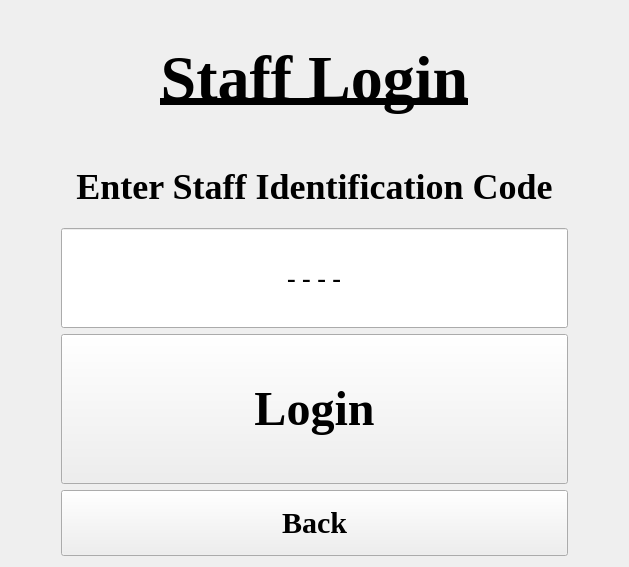
      <widget class="QWidget" name="staff_login_page">
       <layout class="QGridLayout" name="gridLayout_14">
        <item row="0" column="0">
         <layout class="QVBoxLayout" name="verticalLayout_5">
          <property name="leftMargin">
           <number>50</number>
          </property>
          <property name="rightMargin">
           <number>50</number>
          </property>
          <item>
           <widget class="QLabel" name="staffLoginLabel">
            <property name="font">
             <font>
              <family>Times New Roman</family>
              <pointsize>-1</pointsize>
              <bold>true</bold>
              <underline>true</underline>
             </font>
            </property>
            <property name="styleSheet">
             <string notr="true">QLabel {
    font-size: 64px;
    font-weight: bold;
    padding: 15px;
}</string>
            </property>
            <property name="text">
             <string>Staff Login</string>
            </property>
            <property name="alignment">
             <set>Qt::AlignmentFlag::AlignHCenter|Qt::AlignmentFlag::AlignTop</set>
            </property>
           </widget>
          </item>
          <item>
           <spacer name="verticalSpacer_7">
            <property name="orientation">
             <enum>Qt::Orientation::Vertical</enum>
            </property>
            <property name="sizeType">
             <enum>QSizePolicy::Policy::Minimum</enum>
            </property>
            <property name="sizeHint" stdset="0">
             <size>
              <width>20</width>
              <height>0</height>
             </size>
            </property>
           </spacer>
          </item>
          <item>
           <widget class="QLabel" name="label_3">
            <property name="font">
             <font>
              <family>Times New Roman</family>
              <pointsize>-1</pointsize>
              <bold>true</bold>
             </font>
            </property>
            <property name="styleSheet">
             <string notr="true">QLabel {
    font-size: 36px;
    font-weight: bold;
    padding: 15px;
}</string>
            </property>
            <property name="text">
             <string>Enter Staff Identification Code</string>
            </property>
            <property name="alignment">
             <set>Qt::AlignmentFlag::AlignCenter</set>
            </property>
           </widget>
          </item>
          <item>
           <widget class="QLineEdit" name="staffCodeInput">
            <property name="minimumSize">
             <size>
              <width>100</width>
              <height>100</height>
             </size>
            </property>
            <property name="baseSize">
             <size>
              <width>100</width>
              <height>100</height>
             </size>
            </property>
            <property name="font">
             <font>
              <family>Times New Roman</family>
              <pointsize>-1</pointsize>
              <bold>true</bold>
             </font>
            </property>
            <property name="styleSheet">
             <string notr="true">QLineEdit {
    font-size: 26px;
    font-weight: bold;
    padding: 10px;
}</string>
            </property>
            <property name="text">
             <string>- - - -</string>
            </property>
            <property name="alignment">
             <set>Qt::AlignmentFlag::AlignCenter</set>
            </property>
           </widget>
          </item>
          <item>
           <spacer name="verticalSpacer_8">
            <property name="orientation">
             <enum>Qt::Orientation::Vertical</enum>
            </property>
            <property name="sizeType">
             <enum>QSizePolicy::Policy::Minimum</enum>
            </property>
            <property name="sizeHint" stdset="0">
             <size>
              <width>20</width>
              <height>0</height>
             </size>
            </property>
           </spacer>
          </item>
          <item>
           <widget class="QPushButton" name="continueToStaffPageButton">
            <property name="minimumSize">
             <size>
              <width>150</width>
              <height>150</height>
             </size>
            </property>
            <property name="baseSize">
             <size>
              <width>0</width>
              <height>0</height>
             </size>
            </property>
            <property name="font">
             <font>
              <family>Times New Roman</family>
              <pointsize>-1</pointsize>
              <bold>true</bold>
             </font>
            </property>
            <property name="styleSheet">
             <string notr="true">QPushButton {
    font-size: 48px;
    font-weight: bold;
    padding: 10px;
}</string>
            </property>
            <property name="text">
             <string>Login</string>
            </property>
           </widget>
          </item>
          <item>
           <spacer name="verticalSpacer_10">
            <property name="orientation">
             <enum>Qt::Orientation::Vertical</enum>
            </property>
            <property name="sizeType">
             <enum>QSizePolicy::Policy::Minimum</enum>
            </property>
            <property name="sizeHint" stdset="0">
             <size>
              <width>20</width>
              <height>0</height>
             </size>
            </property>
           </spacer>
          </item>
          <item>
           <widget class="QPushButton" name="backFromStaffLoginButton">
            <property name="minimumSize">
             <size>
              <width>50</width>
              <height>50</height>
             </size>
            </property>
            <property name="font">
             <font>
              <family>Times New Roman</family>
              <pointsize>-1</pointsize>
              <bold>true</bold>
             </font>
            </property>
            <property name="styleSheet">
             <string notr="true">QPushButton {
    font-size: 30px;
    font-weight: bold;
    padding: 15px;
}</string>
            </property>
            <property name="text">
             <string>Back</string>
            </property>
           </widget>
          </item>
          <item>
           <spacer name="verticalSpacer_9">
            <property name="orientation">
             <enum>Qt::Orientation::Vertical</enum>
            </property>
            <property name="sizeType">
             <enum>QSizePolicy::Policy::Minimum</enum>
            </property>
            <property name="sizeHint" stdset="0">
             <size>
              <width>20</width>
              <height>0</height>
             </size>
            </property>
           </spacer>
          </item>
         </layout>
        </item>
       </layout>
      </widget>
